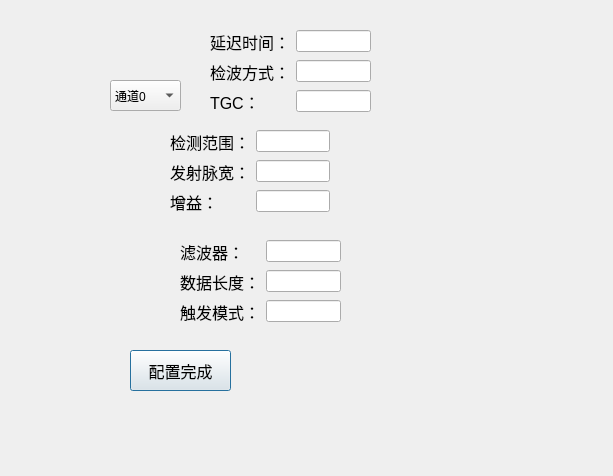
<?xml version="1.0" encoding="UTF-8"?>
<ui version="4.0">
 <class>C_pzwindow</class>
 <widget class="QDialog" name="C_pzwindow">
  <property name="geometry">
   <rect>
    <x>0</x>
    <y>0</y>
    <width>613</width>
    <height>476</height>
   </rect>
  </property>
  <property name="windowTitle">
   <string>Dialog</string>
  </property>
  <widget class="QWidget" name="formLayoutWidget_2">
   <property name="geometry">
    <rect>
     <x>170</x>
     <y>130</y>
     <width>160</width>
     <height>97</height>
    </rect>
   </property>
   <layout class="QFormLayout" name="formLayout_2">
    <item row="0" column="0">
     <widget class="QLabel" name="label_4">
      <property name="font">
       <font>
        <pointsize>12</pointsize>
       </font>
      </property>
      <property name="text">
       <string>检测范围：</string>
      </property>
     </widget>
    </item>
    <item row="0" column="1">
     <widget class="QLineEdit" name="PZ_C1_3"/>
    </item>
    <item row="1" column="0">
     <widget class="QLabel" name="label_9">
      <property name="font">
       <font>
        <pointsize>12</pointsize>
       </font>
      </property>
      <property name="text">
       <string>发射脉宽：</string>
      </property>
     </widget>
    </item>
    <item row="1" column="1">
     <widget class="QLineEdit" name="PZ_C1_6"/>
    </item>
    <item row="2" column="0">
     <widget class="QLabel" name="label_12">
      <property name="font">
       <font>
        <pointsize>12</pointsize>
       </font>
      </property>
      <property name="text">
       <string>增益：</string>
      </property>
     </widget>
    </item>
    <item row="2" column="1">
     <widget class="QLineEdit" name="PZ_C1_9"/>
    </item>
   </layout>
  </widget>
  <widget class="QComboBox" name="PZ_C1_1">
   <property name="geometry">
    <rect>
     <x>110</x>
     <y>80</y>
     <width>71</width>
     <height>31</height>
    </rect>
   </property>
   <item>
    <property name="text">
     <string>通道0</string>
    </property>
   </item>
   <item>
    <property name="text">
     <string>通道1</string>
    </property>
   </item>
   <item>
    <property name="text">
     <string>通道2</string>
    </property>
   </item>
   <item>
    <property name="text">
     <string>通道3</string>
    </property>
   </item>
   <item>
    <property name="text">
     <string>通道4</string>
    </property>
   </item>
   <item>
    <property name="text">
     <string>通道5</string>
    </property>
   </item>
   <item>
    <property name="text">
     <string>通道6</string>
    </property>
   </item>
   <item>
    <property name="text">
     <string>通道7</string>
    </property>
   </item>
  </widget>
  <widget class="QPushButton" name="btn_config_complete">
   <property name="geometry">
    <rect>
     <x>130</x>
     <y>350</y>
     <width>101</width>
     <height>41</height>
    </rect>
   </property>
   <property name="font">
    <font>
     <pointsize>12</pointsize>
    </font>
   </property>
   <property name="text">
    <string>配置完成</string>
   </property>
  </widget>
  <widget class="QWidget" name="formLayoutWidget_3">
   <property name="geometry">
    <rect>
     <x>180</x>
     <y>240</y>
     <width>161</width>
     <height>97</height>
    </rect>
   </property>
   <layout class="QFormLayout" name="formLayout_3">
    <item row="0" column="1">
     <widget class="QLineEdit" name="PZ_C1_4"/>
    </item>
    <item row="1" column="0">
     <widget class="QLabel" name="label_10">
      <property name="font">
       <font>
        <pointsize>12</pointsize>
       </font>
      </property>
      <property name="text">
       <string>数据长度：</string>
      </property>
     </widget>
    </item>
    <item row="1" column="1">
     <widget class="QLineEdit" name="PZ_C1_7"/>
    </item>
    <item row="0" column="0">
     <widget class="QLabel" name="label_5">
      <property name="font">
       <font>
        <pointsize>12</pointsize>
       </font>
      </property>
      <property name="text">
       <string>滤波器：</string>
      </property>
     </widget>
    </item>
    <item row="2" column="0">
     <widget class="QLabel" name="label_13">
      <property name="font">
       <font>
        <pointsize>12</pointsize>
       </font>
      </property>
      <property name="text">
       <string>触发模式：</string>
      </property>
     </widget>
    </item>
    <item row="2" column="1">
     <widget class="QLineEdit" name="PZ_C1_10"/>
    </item>
   </layout>
  </widget>
  <widget class="QWidget" name="formLayoutWidget">
   <property name="geometry">
    <rect>
     <x>210</x>
     <y>30</y>
     <width>161</width>
     <height>97</height>
    </rect>
   </property>
   <layout class="QFormLayout" name="formLayout">
    <item row="0" column="1">
     <widget class="QLineEdit" name="PZ_C1_2"/>
    </item>
    <item row="0" column="0">
     <widget class="QLabel" name="label_3">
      <property name="font">
       <font>
        <pointsize>12</pointsize>
       </font>
      </property>
      <property name="text">
       <string>延迟时间：</string>
      </property>
     </widget>
    </item>
    <item row="1" column="0">
     <widget class="QLabel" name="label_8">
      <property name="font">
       <font>
        <pointsize>12</pointsize>
       </font>
      </property>
      <property name="text">
       <string>检波方式：</string>
      </property>
     </widget>
    </item>
    <item row="1" column="1">
     <widget class="QLineEdit" name="PZ_C1_5"/>
    </item>
    <item row="2" column="0">
     <widget class="QLabel" name="label_11">
      <property name="font">
       <font>
        <pointsize>12</pointsize>
       </font>
      </property>
      <property name="text">
       <string>TGC：</string>
      </property>
     </widget>
    </item>
    <item row="2" column="1">
     <widget class="QLineEdit" name="PZ_C1_8"/>
    </item>
   </layout>
  </widget>
 </widget>
 <resources/>
 <connections/>
</ui>
